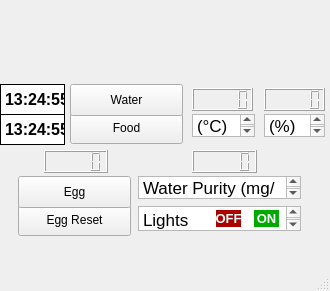
<?xml version="1.0" encoding="UTF-8"?>
<ui version="4.0">
 <class>MainWindow</class>
 <widget class="QMainWindow" name="MainWindow">
  <property name="geometry">
   <rect>
    <x>0</x>
    <y>0</y>
    <width>330</width>
    <height>291</height>
   </rect>
  </property>
  <property name="windowTitle">
   <string>MainWindow</string>
  </property>
  <widget class="QWidget" name="centralwidget">
   <widget class="QLabel" name="label">
    <property name="geometry">
     <rect>
      <x>-8</x>
      <y>-2</y>
      <width>337</width>
      <height>87</height>
     </rect>
    </property>
    <property name="autoFillBackground">
     <bool>false</bool>
    </property>
    <property name="text">
     <string/>
    </property>
    <property name="pixmap">
     <pixmap>Mama-Sarah.png</pixmap>
    </property>
    <property name="scaledContents">
     <bool>true</bool>
    </property>
   </widget>
   <widget class="QLabel" name="sys_time_label">
    <property name="geometry">
     <rect>
      <x>0</x>
      <y>84</y>
      <width>65</width>
      <height>31</height>
     </rect>
    </property>
    <property name="font">
     <font>
      <pointsize>12</pointsize>
      <weight>75</weight>
      <bold>true</bold>
     </font>
    </property>
    <property name="styleSheet">
     <string notr="true">border: 1px solid black;
background-color: rgb(255, 255, 255);</string>
    </property>
    <property name="text">
     <string>13:24:55</string>
    </property>
   </widget>
   <widget class="QPushButton" name="pushButton_2">
    <property name="geometry">
     <rect>
      <x>70</x>
      <y>112</y>
      <width>113</width>
      <height>32</height>
     </rect>
    </property>
    <property name="text">
     <string>Food</string>
    </property>
   </widget>
   <widget class="QLCDNumber" name="lcdNumber">
    <property name="geometry">
     <rect>
      <x>192</x>
      <y>88</y>
      <width>61</width>
      <height>23</height>
     </rect>
    </property>
   </widget>
   <widget class="QTextBrowser" name="textBrowser">
    <property name="geometry">
     <rect>
      <x>192</x>
      <y>114</y>
      <width>63</width>
      <height>23</height>
     </rect>
    </property>
    <property name="html">
     <string>&lt;!DOCTYPE HTML PUBLIC &quot;-//W3C//DTD HTML 4.0//EN&quot; &quot;http://www.w3.org/TR/REC-html40/strict.dtd&quot;&gt;
&lt;html&gt;&lt;head&gt;&lt;meta name=&quot;qrichtext&quot; content=&quot;1&quot; /&gt;&lt;style type=&quot;text/css&quot;&gt;
p, li { white-space: pre-wrap; }
&lt;/style&gt;&lt;/head&gt;&lt;body style=&quot; font-family:'.AppleSystemUIFont'; font-size:13pt; font-weight:400; font-style:normal;&quot;&gt;
&lt;p style=&quot; margin-top:0px; margin-bottom:0px; margin-left:0px; margin-right:0px; -qt-block-indent:0; text-indent:0px;&quot;&gt;(°C)&lt;/p&gt;&lt;/body&gt;&lt;/html&gt;</string>
    </property>
   </widget>
   <widget class="QLCDNumber" name="lcdNumber_2">
    <property name="geometry">
     <rect>
      <x>44</x>
      <y>150</y>
      <width>64</width>
      <height>23</height>
     </rect>
    </property>
   </widget>
   <widget class="QTextBrowser" name="textBrowser_2">
    <property name="geometry">
     <rect>
      <x>138</x>
      <y>176</y>
      <width>163</width>
      <height>23</height>
     </rect>
    </property>
    <property name="html">
     <string>&lt;!DOCTYPE HTML PUBLIC &quot;-//W3C//DTD HTML 4.0//EN&quot; &quot;http://www.w3.org/TR/REC-html40/strict.dtd&quot;&gt;
&lt;html&gt;&lt;head&gt;&lt;meta name=&quot;qrichtext&quot; content=&quot;1&quot; /&gt;&lt;style type=&quot;text/css&quot;&gt;
p, li { white-space: pre-wrap; }
&lt;/style&gt;&lt;/head&gt;&lt;body style=&quot; font-family:'.AppleSystemUIFont'; font-size:13pt; font-weight:400; font-style:normal;&quot;&gt;
&lt;p style=&quot; margin-top:0px; margin-bottom:0px; margin-left:0px; margin-right:0px; -qt-block-indent:0; text-indent:0px;&quot;&gt;Water Purity (mg/L)&lt;/p&gt;
&lt;p style=&quot;-qt-paragraph-type:empty; margin-top:0px; margin-bottom:0px; margin-left:0px; margin-right:0px; -qt-block-indent:0; text-indent:0px;&quot;&gt;&lt;br /&gt;&lt;/p&gt;&lt;/body&gt;&lt;/html&gt;</string>
    </property>
   </widget>
   <widget class="QLabel" name="sys_time_label_2">
    <property name="geometry">
     <rect>
      <x>0</x>
      <y>114</y>
      <width>65</width>
      <height>31</height>
     </rect>
    </property>
    <property name="font">
     <font>
      <pointsize>12</pointsize>
      <weight>75</weight>
      <bold>true</bold>
     </font>
    </property>
    <property name="styleSheet">
     <string notr="true">border: 1px solid black;
background-color: rgb(255, 255, 255);</string>
    </property>
    <property name="text">
     <string>13:24:55</string>
    </property>
   </widget>
   <widget class="QPushButton" name="pushButton_3">
    <property name="geometry">
     <rect>
      <x>70</x>
      <y>84</y>
      <width>113</width>
      <height>32</height>
     </rect>
    </property>
    <property name="text">
     <string>Water</string>
    </property>
   </widget>
   <widget class="QLCDNumber" name="lcdNumber_3">
    <property name="geometry">
     <rect>
      <x>192</x>
      <y>150</y>
      <width>65</width>
      <height>23</height>
     </rect>
    </property>
   </widget>
   <widget class="QLCDNumber" name="lcdNumber_5">
    <property name="geometry">
     <rect>
      <x>264</x>
      <y>88</y>
      <width>61</width>
      <height>23</height>
     </rect>
    </property>
   </widget>
   <widget class="QTextBrowser" name="textBrowser_5">
    <property name="geometry">
     <rect>
      <x>264</x>
      <y>114</y>
      <width>61</width>
      <height>23</height>
     </rect>
    </property>
    <property name="html">
     <string>&lt;!DOCTYPE HTML PUBLIC &quot;-//W3C//DTD HTML 4.0//EN&quot; &quot;http://www.w3.org/TR/REC-html40/strict.dtd&quot;&gt;
&lt;html&gt;&lt;head&gt;&lt;meta name=&quot;qrichtext&quot; content=&quot;1&quot; /&gt;&lt;style type=&quot;text/css&quot;&gt;
p, li { white-space: pre-wrap; }
&lt;/style&gt;&lt;/head&gt;&lt;body style=&quot; font-family:'.AppleSystemUIFont'; font-size:13pt; font-weight:400; font-style:normal;&quot;&gt;
&lt;p style=&quot; margin-top:0px; margin-bottom:0px; margin-left:0px; margin-right:0px; -qt-block-indent:0; text-indent:0px;&quot;&gt;(%)&lt;/p&gt;&lt;/body&gt;&lt;/html&gt;</string>
    </property>
   </widget>
   <widget class="QLabel" name="ebrake_fail_off">
    <property name="enabled">
     <bool>true</bool>
    </property>
    <property name="geometry">
     <rect>
      <x>216</x>
      <y>210</y>
      <width>25</width>
      <height>17</height>
     </rect>
    </property>
    <property name="font">
     <font>
      <pointsize>10</pointsize>
      <weight>75</weight>
      <bold>true</bold>
     </font>
    </property>
    <property name="styleSheet">
     <string notr="true">color: rgb(255, 255, 255);
background-color: rgb(170, 0, 0);</string>
    </property>
    <property name="text">
     <string>OFF</string>
    </property>
    <property name="alignment">
     <set>Qt::AlignCenter</set>
    </property>
   </widget>
   <widget class="QLabel" name="ebrake_fail_on">
    <property name="enabled">
     <bool>true</bool>
    </property>
    <property name="geometry">
     <rect>
      <x>254</x>
      <y>210</y>
      <width>25</width>
      <height>17</height>
     </rect>
    </property>
    <property name="font">
     <font>
      <pointsize>10</pointsize>
      <weight>75</weight>
      <bold>true</bold>
     </font>
    </property>
    <property name="styleSheet">
     <string notr="true">color: rgb(255, 255, 255);
background-color: rgb(0, 170, 0);</string>
    </property>
    <property name="text">
     <string>ON</string>
    </property>
    <property name="alignment">
     <set>Qt::AlignCenter</set>
    </property>
   </widget>
   <widget class="QPushButton" name="pushButton">
    <property name="geometry">
     <rect>
      <x>18</x>
      <y>204</y>
      <width>113</width>
      <height>32</height>
     </rect>
    </property>
    <property name="text">
     <string>Egg Reset</string>
    </property>
   </widget>
   <widget class="QTextBrowser" name="textBrowser_4">
    <property name="geometry">
     <rect>
      <x>138</x>
      <y>206</y>
      <width>163</width>
      <height>25</height>
     </rect>
    </property>
    <property name="html">
     <string>&lt;!DOCTYPE HTML PUBLIC &quot;-//W3C//DTD HTML 4.0//EN&quot; &quot;http://www.w3.org/TR/REC-html40/strict.dtd&quot;&gt;
&lt;html&gt;&lt;head&gt;&lt;meta name=&quot;qrichtext&quot; content=&quot;1&quot; /&gt;&lt;style type=&quot;text/css&quot;&gt;
p, li { white-space: pre-wrap; }
&lt;/style&gt;&lt;/head&gt;&lt;body style=&quot; font-family:'.AppleSystemUIFont'; font-size:13pt; font-weight:400; font-style:normal;&quot;&gt;
&lt;p style=&quot; margin-top:0px; margin-bottom:0px; margin-left:0px; margin-right:0px; -qt-block-indent:0; text-indent:0px;&quot;&gt;Lights&lt;/p&gt;&lt;/body&gt;&lt;/html&gt;</string>
    </property>
   </widget>
   <widget class="QPushButton" name="pushButton_4">
    <property name="geometry">
     <rect>
      <x>18</x>
      <y>176</y>
      <width>113</width>
      <height>32</height>
     </rect>
    </property>
    <property name="text">
     <string>Egg</string>
    </property>
   </widget>
   <zorder>label</zorder>
   <zorder>sys_time_label</zorder>
   <zorder>pushButton_2</zorder>
   <zorder>lcdNumber</zorder>
   <zorder>textBrowser</zorder>
   <zorder>lcdNumber_2</zorder>
   <zorder>textBrowser_2</zorder>
   <zorder>sys_time_label_2</zorder>
   <zorder>pushButton_3</zorder>
   <zorder>lcdNumber_3</zorder>
   <zorder>lcdNumber_5</zorder>
   <zorder>textBrowser_5</zorder>
   <zorder>pushButton</zorder>
   <zorder>textBrowser_4</zorder>
   <zorder>ebrake_fail_on</zorder>
   <zorder>ebrake_fail_off</zorder>
   <zorder>pushButton_4</zorder>
  </widget>
  <widget class="QMenuBar" name="menubar">
   <property name="geometry">
    <rect>
     <x>0</x>
     <y>0</y>
     <width>330</width>
     <height>24</height>
    </rect>
   </property>
  </widget>
  <widget class="QStatusBar" name="statusbar"/>
 </widget>
 <resources/>
 <connections/>
</ui>
